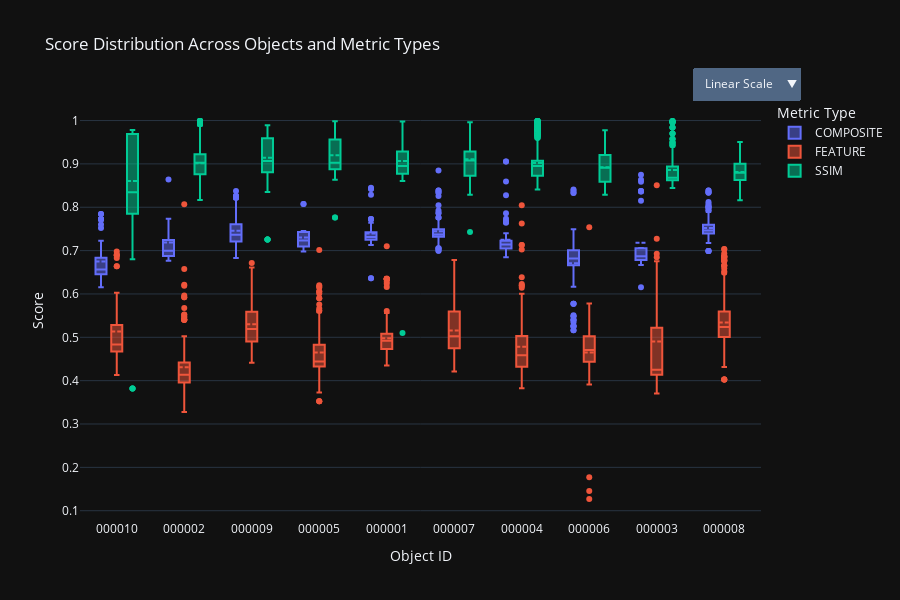

This figure's notebook cell:
### Code cell
# Box Plot
fig_box = create_enhanced_box_plot(combined_df)
fig_box.show()

### Figure 1 — Plotly figure (JSON) as saved in the notebook; plotly's stock layout.template omitted (floating-point values rounded to 4 significant figures; data arrays with more than 128 entries replaced by an {"elided": "..."} marker saying what was removed)
{"data": [{"boxmean": true, "marker": {"color": "#636EFA"}, "name": "COMPOSITE", "x": {"elided": "798 str values"}, "y": {"elided": "798 float values"}, "type": "box"}, {"boxmean": true, "marker": {"color": "#EF553B"}, "name": "FEATURE", "x": {"elided": "4027 str values"}, "y": {"elided": "4027 float values"}, "type": "box"}, {"boxmean": true, "marker": {"color": "#00CC96"}, "name": "SSIM", "x": {"elided": "6896 str values"}, "y": {"elided": "6896 float values"}, "type": "box"}], "layout": {"title": {"text": "Score Distribution Across Objects and Metric Types"}, "xaxis": {"title": {"text": "Object ID"}}, "yaxis": {"title": {"text": "Score"}}, "boxmode": "group", "height": 600, "legend": {"title": {"text": "Metric Type"}}, "updatemenus": [{"buttons": [{"args": [{"yaxis.type": "linear"}], "label": "Linear Scale", "method": "relayout"}, {"args": [{"yaxis.type": "log"}], "label": "Log Scale", "method": "relayout"}], "direction": "down", "pad": {"r": 10, "t": 10}, "showactive": true, "x": 0.9, "xanchor": "left", "y": 1.1, "yanchor": "top"}]}}
